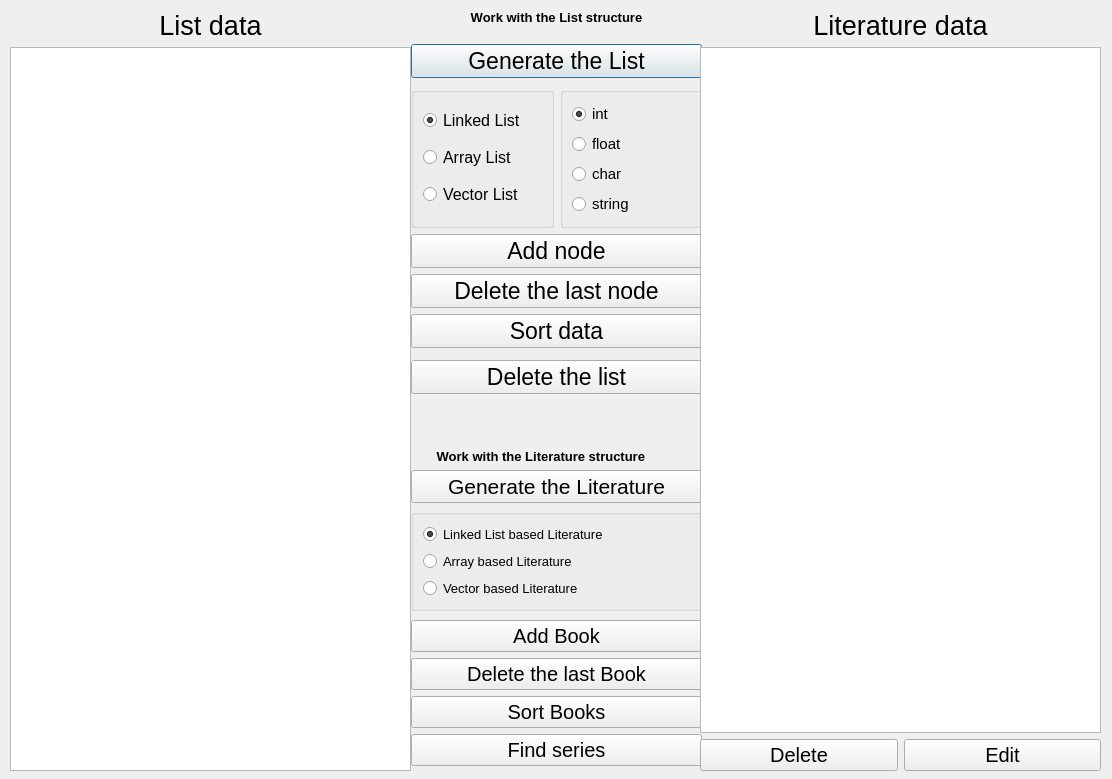
<?xml version="1.0" encoding="UTF-8"?>
<ui version="4.0">
 <class>mainwindow</class>
 <widget class="QDialog" name="mainwindow">
  <property name="geometry">
   <rect>
    <x>0</x>
    <y>0</y>
    <width>1112</width>
    <height>779</height>
   </rect>
  </property>
  <property name="windowTitle">
   <string>Dialog</string>
  </property>
  <widget class="QWidget" name="verticalLayoutWidget_3">
   <property name="geometry">
    <rect>
     <x>411</x>
     <y>10</y>
     <width>291</width>
     <height>756</height>
    </rect>
   </property>
   <layout class="QVBoxLayout" name="verticalLayout_4">
    <item>
     <widget class="QLabel" name="label">
      <property name="enabled">
       <bool>true</bool>
      </property>
      <property name="sizePolicy">
       <sizepolicy hsizetype="Minimum" vsizetype="Maximum">
        <horstretch>0</horstretch>
        <verstretch>0</verstretch>
       </sizepolicy>
      </property>
      <property name="font">
       <font>
        <pointsize>10</pointsize>
        <weight>75</weight>
        <bold>true</bold>
       </font>
      </property>
      <property name="text">
       <string>Work with the List structure</string>
      </property>
      <property name="textFormat">
       <enum>Qt::PlainText</enum>
      </property>
      <property name="alignment">
       <set>Qt::AlignCenter</set>
      </property>
     </widget>
    </item>
    <item>
     <spacer name="verticalSpacer">
      <property name="orientation">
       <enum>Qt::Vertical</enum>
      </property>
      <property name="sizeType">
       <enum>QSizePolicy::Maximum</enum>
      </property>
      <property name="sizeHint" stdset="0">
       <size>
        <width>20</width>
        <height>15</height>
       </size>
      </property>
     </spacer>
    </item>
    <item>
     <widget class="QPushButton" name="generateList">
      <property name="font">
       <font>
        <pointsize>17</pointsize>
       </font>
      </property>
      <property name="text">
       <string>Generate the List</string>
      </property>
     </widget>
    </item>
    <item>
     <spacer name="verticalSpacer_4">
      <property name="orientation">
       <enum>Qt::Vertical</enum>
      </property>
      <property name="sizeType">
       <enum>QSizePolicy::Maximum</enum>
      </property>
      <property name="sizeHint" stdset="0">
       <size>
        <width>20</width>
        <height>5</height>
       </size>
      </property>
     </spacer>
    </item>
    <item>
     <layout class="QHBoxLayout" name="horizontalLayout_6">
      <item>
       <widget class="QGroupBox" name="verticalGroupBox_5">
        <layout class="QVBoxLayout" name="verticalLayout_8">
         <item>
          <widget class="QRadioButton" name="linkedCase">
           <property name="font">
            <font>
             <pointsize>12</pointsize>
            </font>
           </property>
           <property name="text">
            <string>Linked List</string>
           </property>
           <property name="checked">
            <bool>true</bool>
           </property>
          </widget>
         </item>
         <item>
          <widget class="QRadioButton" name="arrayCase">
           <property name="font">
            <font>
             <pointsize>12</pointsize>
            </font>
           </property>
           <property name="text">
            <string>Array List</string>
           </property>
          </widget>
         </item>
         <item>
          <widget class="QRadioButton" name="vectorCase">
           <property name="font">
            <font>
             <pointsize>12</pointsize>
            </font>
           </property>
           <property name="text">
            <string>Vector List</string>
           </property>
          </widget>
         </item>
        </layout>
       </widget>
      </item>
      <item>
       <widget class="QGroupBox" name="verticalGroupBox_4">
        <layout class="QVBoxLayout" name="verticalLayout_7">
         <item>
          <widget class="QRadioButton" name="intCase">
           <property name="font">
            <font>
             <pointsize>11</pointsize>
            </font>
           </property>
           <property name="text">
            <string>int</string>
           </property>
           <property name="checked">
            <bool>true</bool>
           </property>
           <property name="autoExclusive">
            <bool>true</bool>
           </property>
          </widget>
         </item>
         <item>
          <widget class="QRadioButton" name="floatCase">
           <property name="font">
            <font>
             <pointsize>11</pointsize>
            </font>
           </property>
           <property name="text">
            <string>float</string>
           </property>
           <property name="autoExclusive">
            <bool>true</bool>
           </property>
          </widget>
         </item>
         <item>
          <widget class="QRadioButton" name="charCase">
           <property name="font">
            <font>
             <pointsize>11</pointsize>
            </font>
           </property>
           <property name="text">
            <string>char</string>
           </property>
           <property name="autoExclusive">
            <bool>true</bool>
           </property>
          </widget>
         </item>
         <item>
          <widget class="QRadioButton" name="stringCase">
           <property name="font">
            <font>
             <pointsize>11</pointsize>
            </font>
           </property>
           <property name="text">
            <string>string</string>
           </property>
           <property name="autoExclusive">
            <bool>true</bool>
           </property>
          </widget>
         </item>
        </layout>
       </widget>
      </item>
     </layout>
    </item>
    <item>
     <widget class="QPushButton" name="addList">
      <property name="font">
       <font>
        <pointsize>17</pointsize>
       </font>
      </property>
      <property name="text">
       <string>Add node</string>
      </property>
     </widget>
    </item>
    <item>
     <widget class="QPushButton" name="deleteList">
      <property name="font">
       <font>
        <pointsize>17</pointsize>
       </font>
      </property>
      <property name="text">
       <string>Delete the last node</string>
      </property>
     </widget>
    </item>
    <item>
     <widget class="QPushButton" name="sortList">
      <property name="font">
       <font>
        <pointsize>17</pointsize>
       </font>
      </property>
      <property name="text">
       <string>Sort data</string>
      </property>
     </widget>
    </item>
    <item>
     <spacer name="verticalSpacer_2">
      <property name="orientation">
       <enum>Qt::Vertical</enum>
      </property>
      <property name="sizeType">
       <enum>QSizePolicy::Maximum</enum>
      </property>
      <property name="sizeHint" stdset="0">
       <size>
        <width>20</width>
        <height>8</height>
       </size>
      </property>
     </spacer>
    </item>
    <item>
     <widget class="QPushButton" name="deleteEntireList">
      <property name="font">
       <font>
        <pointsize>17</pointsize>
       </font>
      </property>
      <property name="text">
       <string>Delete the list</string>
      </property>
     </widget>
    </item>
    <item>
     <spacer name="verticalSpacer_3">
      <property name="orientation">
       <enum>Qt::Vertical</enum>
      </property>
      <property name="sizeType">
       <enum>QSizePolicy::Maximum</enum>
      </property>
      <property name="sizeHint" stdset="0">
       <size>
        <width>20</width>
        <height>51</height>
       </size>
      </property>
     </spacer>
    </item>
    <item>
     <widget class="QLabel" name="label2">
      <property name="sizePolicy">
       <sizepolicy hsizetype="Maximum" vsizetype="Minimum">
        <horstretch>0</horstretch>
        <verstretch>0</verstretch>
       </sizepolicy>
      </property>
      <property name="font">
       <font>
        <pointsize>10</pointsize>
        <weight>75</weight>
        <bold>true</bold>
       </font>
      </property>
      <property name="frameShape">
       <enum>QFrame::NoFrame</enum>
      </property>
      <property name="text">
       <string>       Work with the Literature structure</string>
      </property>
      <property name="alignment">
       <set>Qt::AlignRight|Qt::AlignTrailing|Qt::AlignVCenter</set>
      </property>
     </widget>
    </item>
    <item>
     <widget class="QPushButton" name="generateLiterature">
      <property name="font">
       <font>
        <pointsize>16</pointsize>
       </font>
      </property>
      <property name="text">
       <string>Generate the Literature</string>
      </property>
     </widget>
    </item>
    <item>
     <widget class="QGroupBox" name="verticalGroupBox_4">
      <property name="sizePolicy">
       <sizepolicy hsizetype="Preferred" vsizetype="Fixed">
        <horstretch>0</horstretch>
        <verstretch>0</verstretch>
       </sizepolicy>
      </property>
      <layout class="QVBoxLayout" name="verticalLayout">
       <item>
        <widget class="QRadioButton" name="linkedLiteratureCase">
         <property name="font">
          <font>
           <pointsize>10</pointsize>
          </font>
         </property>
         <property name="text">
          <string>Linked List based Literature</string>
         </property>
         <property name="checked">
          <bool>true</bool>
         </property>
        </widget>
       </item>
       <item>
        <widget class="QRadioButton" name="arrayLiteratureCase">
         <property name="font">
          <font>
           <pointsize>10</pointsize>
          </font>
         </property>
         <property name="text">
          <string>Array based Literature</string>
         </property>
        </widget>
       </item>
       <item>
        <widget class="QRadioButton" name="vectorLiteratureCase">
         <property name="font">
          <font>
           <pointsize>10</pointsize>
          </font>
         </property>
         <property name="text">
          <string>Vector based Literature</string>
         </property>
        </widget>
       </item>
      </layout>
     </widget>
    </item>
    <item>
     <spacer name="verticalSpacer_5">
      <property name="orientation">
       <enum>Qt::Vertical</enum>
      </property>
      <property name="sizeType">
       <enum>QSizePolicy::Maximum</enum>
      </property>
      <property name="sizeHint" stdset="0">
       <size>
        <width>20</width>
        <height>5</height>
       </size>
      </property>
     </spacer>
    </item>
    <item>
     <widget class="QPushButton" name="addBook">
      <property name="font">
       <font>
        <pointsize>15</pointsize>
       </font>
      </property>
      <property name="text">
       <string>Add Book</string>
      </property>
     </widget>
    </item>
    <item>
     <widget class="QPushButton" name="deleteBook">
      <property name="font">
       <font>
        <pointsize>15</pointsize>
       </font>
      </property>
      <property name="text">
       <string>Delete the last Book</string>
      </property>
     </widget>
    </item>
    <item>
     <widget class="QPushButton" name="sortBook">
      <property name="font">
       <font>
        <pointsize>15</pointsize>
       </font>
      </property>
      <property name="text">
       <string>Sort Books</string>
      </property>
     </widget>
    </item>
    <item>
     <widget class="QPushButton" name="findSeries">
      <property name="font">
       <font>
        <pointsize>15</pointsize>
       </font>
      </property>
      <property name="text">
       <string>Find series</string>
      </property>
     </widget>
    </item>
   </layout>
  </widget>
  <widget class="QWidget" name="verticalLayoutWidget">
   <property name="geometry">
    <rect>
     <x>700</x>
     <y>10</y>
     <width>401</width>
     <height>761</height>
    </rect>
   </property>
   <layout class="QVBoxLayout" name="verticalLayout_5">
    <item>
     <widget class="QLabel" name="labelLiteratureData">
      <property name="font">
       <font>
        <pointsize>20</pointsize>
       </font>
      </property>
      <property name="text">
       <string>Literature data</string>
      </property>
      <property name="alignment">
       <set>Qt::AlignCenter</set>
      </property>
     </widget>
    </item>
    <item>
     <widget class="QListWidget" name="literatureList">
      <property name="font">
       <font>
        <pointsize>20</pointsize>
       </font>
      </property>
     </widget>
    </item>
    <item>
     <layout class="QHBoxLayout" name="horizontalLayout_3">
      <item>
       <widget class="QPushButton" name="deleteAlarm_2">
        <property name="font">
         <font>
          <pointsize>15</pointsize>
         </font>
        </property>
        <property name="text">
         <string>Delete</string>
        </property>
       </widget>
      </item>
      <item>
       <widget class="QPushButton" name="editAlarm_2">
        <property name="font">
         <font>
          <pointsize>15</pointsize>
         </font>
        </property>
        <property name="text">
         <string>Edit</string>
        </property>
       </widget>
      </item>
     </layout>
    </item>
   </layout>
  </widget>
  <widget class="QWidget" name="verticalLayoutWidget_2">
   <property name="geometry">
    <rect>
     <x>10</x>
     <y>10</y>
     <width>401</width>
     <height>761</height>
    </rect>
   </property>
   <layout class="QVBoxLayout" name="verticalLayout_6" stretch="0,0,0">
    <property name="spacing">
     <number>6</number>
    </property>
    <item>
     <widget class="QLabel" name="labelListData">
      <property name="font">
       <font>
        <pointsize>20</pointsize>
       </font>
      </property>
      <property name="autoFillBackground">
       <bool>false</bool>
      </property>
      <property name="frameShape">
       <enum>QFrame::NoFrame</enum>
      </property>
      <property name="frameShadow">
       <enum>QFrame::Plain</enum>
      </property>
      <property name="text">
       <string>List data</string>
      </property>
      <property name="textFormat">
       <enum>Qt::AutoText</enum>
      </property>
      <property name="scaledContents">
       <bool>false</bool>
      </property>
      <property name="alignment">
       <set>Qt::AlignCenter</set>
      </property>
     </widget>
    </item>
    <item>
     <widget class="QListWidget" name="listList">
      <property name="font">
       <font>
        <pointsize>20</pointsize>
       </font>
      </property>
     </widget>
    </item>
    <item>
     <layout class="QHBoxLayout" name="horizontalLayout_4"/>
    </item>
   </layout>
  </widget>
 </widget>
 <resources/>
 <connections/>
</ui>
